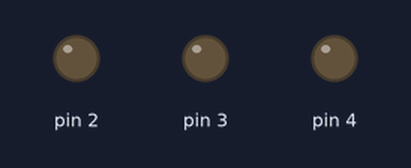
Recording of a sketch running on a simulated Arduino Uno, built with avr-gcc and run on an emulated ATmega328P. Parts: output pins drawn as LEDs (lit = HIGH). Pins used as bus, display or sensor lines are not drawn.

Above: at 0.5 s.
At 1.5 s:
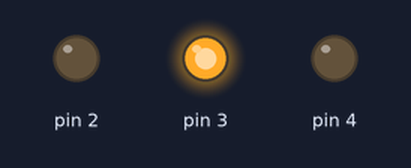
At 2.6 s:
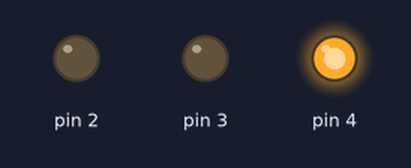
At 3.6 s:
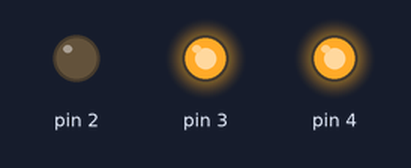
At 6.55 s:
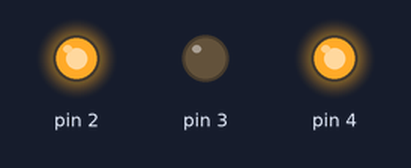
At 8.75 s:
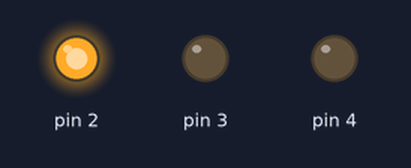
Timing chart, 0 to 9.2 s (numbered marks = the images above):
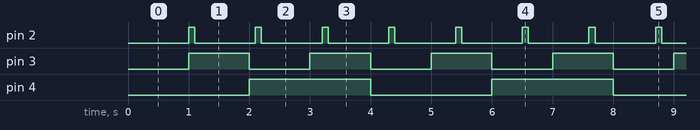

The sketch:

week_8_class_example.ino
```cpp
#include "BlinkyLed.h"

BlinkyLed b1(1, 500, 2000);
BlinkyLed b2(2, 100, 1000);
BlinkyLed b3(3, 1000, 1000);
BlinkyLed b4(4, 2000, 2000);

void setup() {
  Serial.begin(9600);
}

void loop() {
  b1.updateLed();
  b2.updateLed();
  b3.updateLed();
  b4.updateLed();
}
```

BlinkyLed.cpp
```cpp
#include "Arduino.h"
#include "BlinkyLed.h"

BlinkyLed::BlinkyLed(int _pin, int _blinkHighLength, int _blinkLowLength)
{
  pin = _pin;

  pinMode(pin, OUTPUT);

  blinkHighLength = _blinkHighLength;
  blinkLowLength = _blinkLowLength;
  lastBlink = 0;
  blinkState = LOW;
}

void BlinkyLed::updateLed()
{
  if (blinkState == LOW && millis() >= lastBlink + blinkLowLength) {
    blinkState = HIGH;
    lastBlink = millis();
    digitalWrite(pin, blinkState);
  }
  else if (blinkState == HIGH && millis() >= lastBlink + blinkHighLength) {
    blinkState = LOW;
    lastBlink = millis();
    digitalWrite(pin, blinkState);
  }
}
```

BlinkyLed.h
```cpp
#include "Arduino.h"

class BlinkyLed
{
  public:
    BlinkyLed(int _pin, int _blinkHighLength, int _blinkLowLength);
    void updateLed();

    byte pin;
    int blinkHighLength;
    int blinkLowLength;
    bool blinkState;
    unsigned long lastBlink;

    private:
};
```

Measured:
- by itself, pin 2: alternates HIGH for 0.10 s and LOW for 1.0 s
- by itself, pin 3: alternates HIGH for 1.0 s and LOW for 1.0 s
- by itself, pin 4: alternates HIGH for 2.0 s and LOW for 2.0 s
